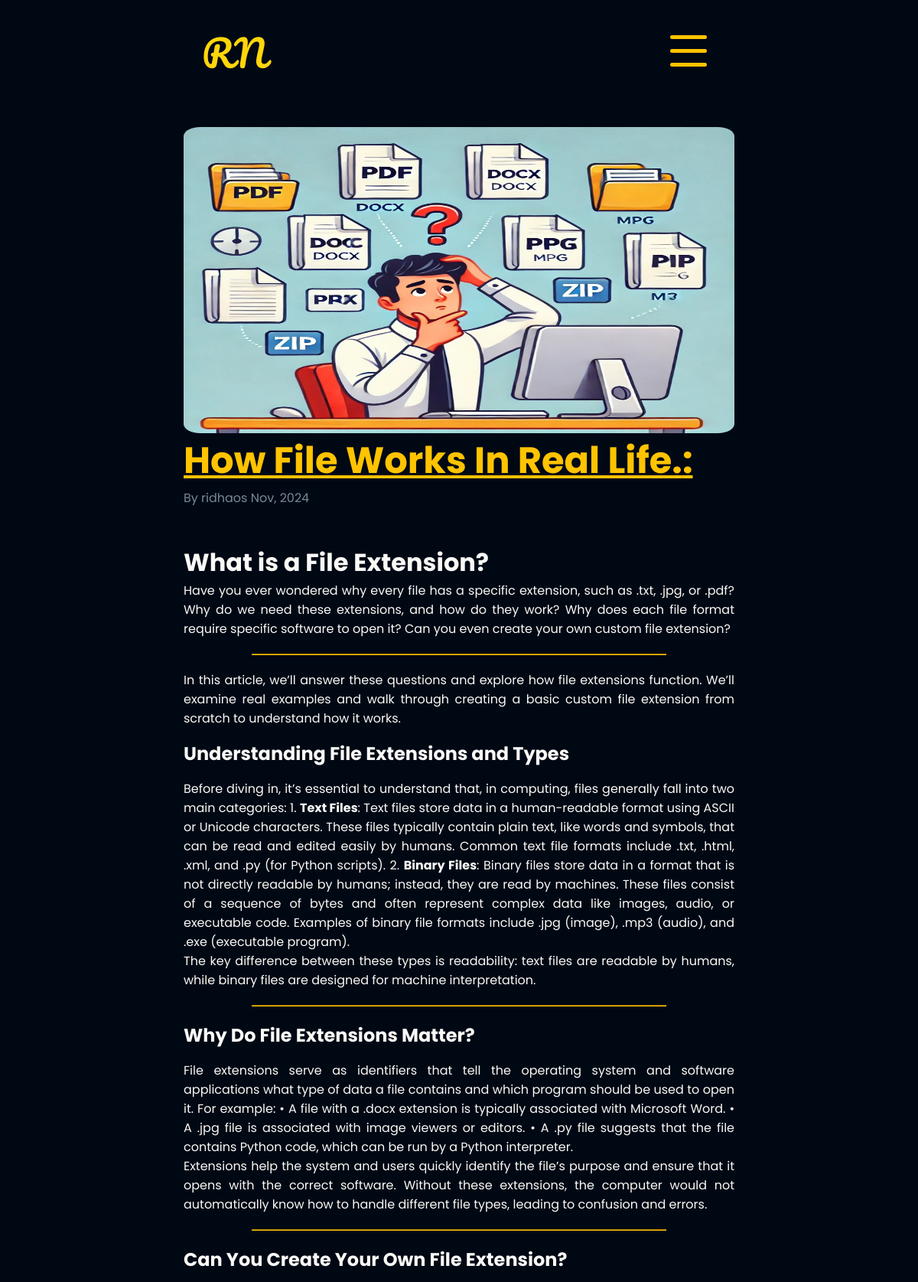
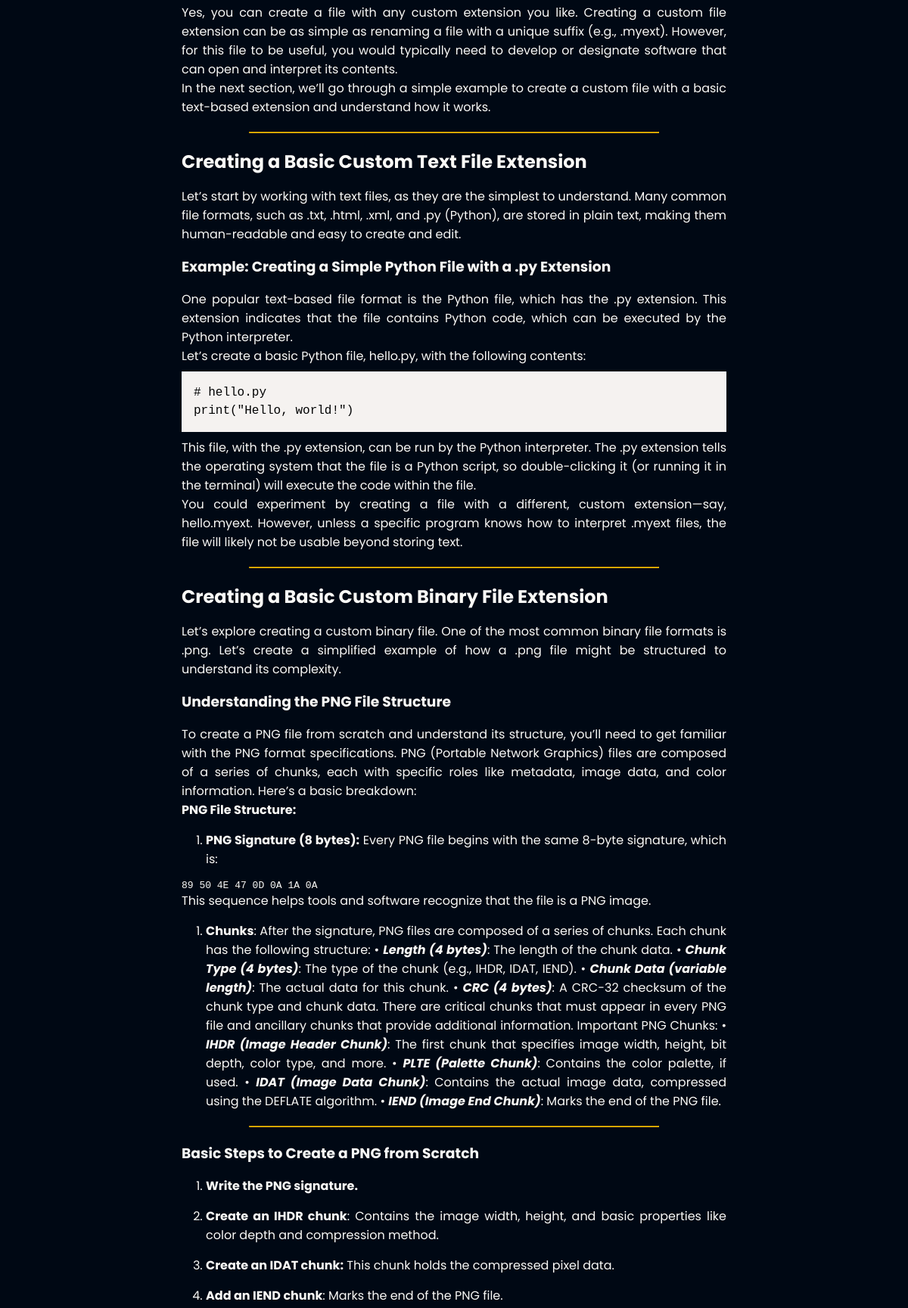
Page /blog/extensions-file/ (upper part) on the committed database (2 pictures, top to bottom).
### blog/models.py (models this page shows, shortened)
class Post(models.Model):
    title       = models.CharField(max_length=256, unique=True, blank=False)
    slug        = models.SlugField(max_length=256, unique=True, blank=False)
    author      = models.ForeignKey(User, on_delete = models.CASCADE, related_name='blog_posts')
    created_at  = models.DateTimeField(auto_now_add=True)
    updated_at  = models.DateTimeField(auto_now=True)
    content     = models.TextField()
    tag_tech    = models.CharField(max_length=200, blank=True, null=True)
    status      = models.IntegerField(choices=STATUS, default=0)
    image       = models.ImageField(upload_to='post_images', null=False, blank=False)
    link_github = models.CharField(max_length=500, unique=True, blank=True, null=True)
    class Meta():
        ordering = ['-created_at']

### blog/views.py (the view)
# urls.py: path('blog/<slug:slug>/', views.PostDetailView.as_view(), name="post_detail"),
class PostDetailView(DetailView):
    model = Post
    template_name = 'blog/post_detail.html'
    def get_context_data(self, **kwargs):
        context = super().get_context_data(**kwargs)
        md = markdown.Markdown(extensions=["fenced_code", 'tables'])
        context['post'].content = md.convert(self.get_object().content)
        print(context['post'].content)
        return super().get_context_data(**kwargs)

### blog/templates/blog/post_detail.html (shortened to what this page needs)
{% extends "blog/base.html" %}
{% block content %}
    <div class="blog-container">
        <div class="blog-header">
            <img src="{{post.image.url}}" alt="{{post.title}}" class="blog-img">
            <h1 class="blog_title">{{post.title}}:</h1>
            <p class="blog_detail">By {{ post.author }} {{ post.created_at|date:'M, Y' }}</p>
        </div>
        <div class="blog-content">
            {{ post.content|safe }}
        </div>
    </div>
{% endblock %}

### blog/static/css/style.css (style rules this page uses)
* { margin:0; padding:0 }
body { font-family:"Poppins",sans-serif; margin-bottom:100px }
html { scroll-behavior:smooth; background-color:#000814 }
hr { width:75%; margin:20px auto; background-color:#FFC300; border-color:#FFC300; color:#FFC300 }
.blog-header { margin-top:30px; display:flex; flex-direction:column }
.blog-container { margin:auto; margin: auto; padding-left: 20%; padding-right: 20%; }
.blog-header img { border-radius:3%; width:100%; height:25rem }
h1.blog_title { color:#FFC300; font-size:3rem; text-align:left; text-decoration:underline }
p.blog_detail { color:lightslategrey }
.blog-content { color:#FAF9F6; text-align:justify; margin-top: 3rem; }
.blog-content h2, h3 { margin-top: 1rem; margin-bottom: 1rem; }
.blog-content li { margin-left: 2rem; margin-top: 15px; margin-bottom: 15px; }
:root { --surface-color: #fff; --curve: 40; }

### rows in the picture
Post: image (picture), title "How File Works In Real Life.", author "ridhaos", created_at "Nov, 2024", content "What is a File Extension? Have you ever wondered why every file has a specific extension, such as .txt, .jpg, or .pdf? Why do we need these extensions, and how do they work? Why does each file format require specific software to open it? Can you even create your own custom file extension? In this article, we’ll answer these questions and explore how file extensions function. We’ll examine real examples and walk through creating a basic custom file extension from scratch to understand how it works. Understanding File Extensions and Types Before diving in, it’s essential to understand that, in computing, files generally fall into two main categories: 1. Text Files : Text files store data in a…"
